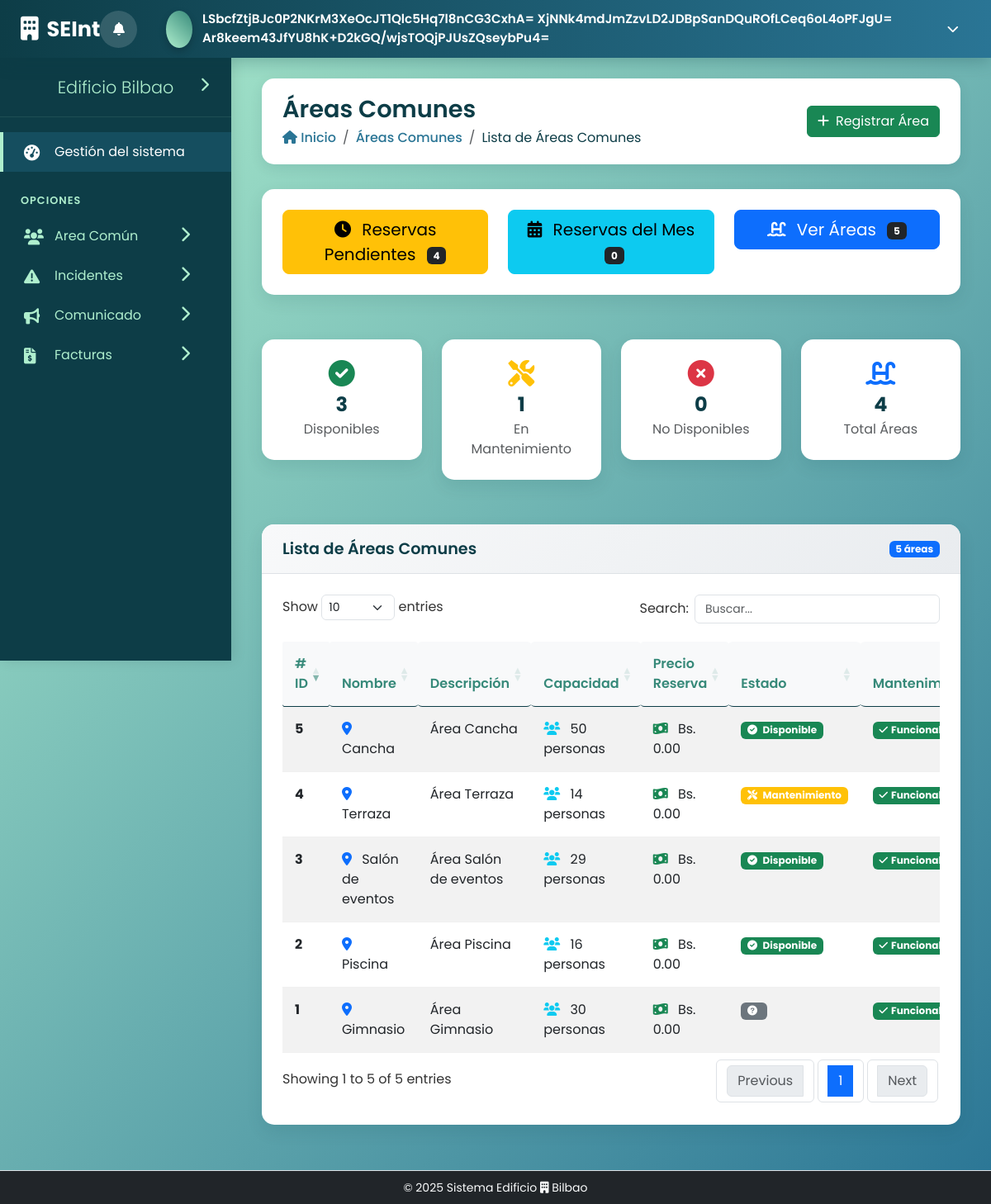
The app's page /public/controlador/AreaComunControlador.php (signed in), older data.
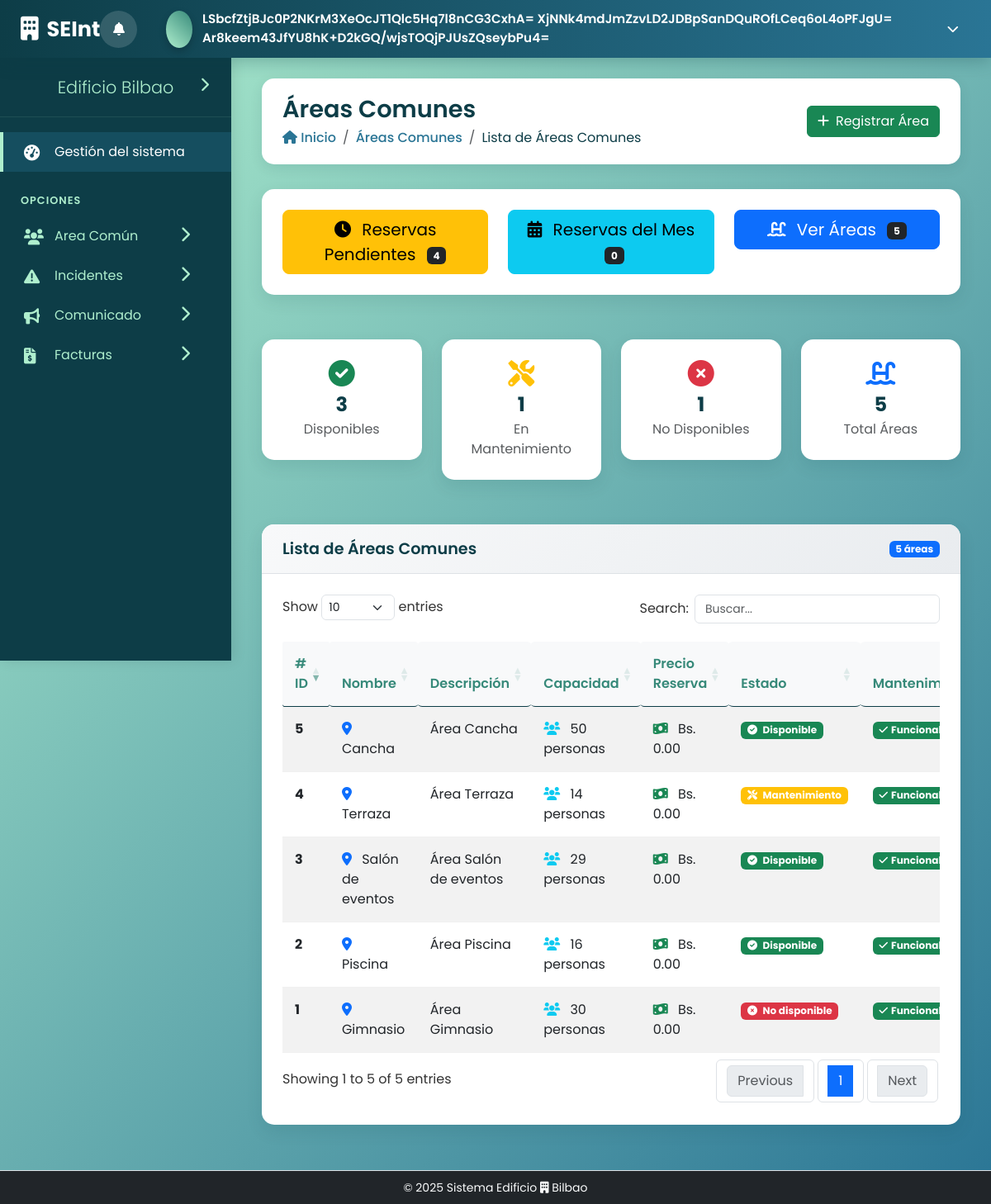
The same page, newer data.
### tables this page shows
CREATE TABLE area_comun (
                            id_area INT AUTO_INCREMENT PRIMARY KEY,
                            nombre VARCHAR(100) NOT NULL,
                            descripcion TEXT DEFAULT NULL,
                            capacidad INT DEFAULT NULL,
                            costo_reserva decimal(10,2) not null,
                            fecha_inicio_mantenimiento datetime default null,
                            fecha_fin_mantenimiento datetime default null,
                            estado ENUM('disponible', 'mantenimiento', 'no disponible','eliminado') DEFAULT 'disponible'
);

### public/modelo/AreaComunModelo.php (called while the page is built, shortened)
<?php
class AreaComunModelo
{
    private $db;
    private $table_name = "area_comun";
    public function __construct($db, $encryption_key = null)
    {
        $this->db = $db;
        $this->encryption_key = $encryption_key ?: '1A3F6C9E2B5D8A0C7E4F1A2B3C8D5E6F7A1B2C3D4E5F6A7B8C9D0E1F2A3B4C5D6';
    }
    public function listarAreas()
    {
        try {
            $sql = "SELECT * FROM $this->table_name WHERE estado != 'eliminado' ORDER BY nombre";
            $stmt = $this->db->prepare($sql);
            $stmt->execute();
            return $stmt->fetchAll(PDO::FETCH_ASSOC);
        } catch (Exception $e) {
            error_log("Error en listarAreas: " . $e->getMessage());
            return false;
        }
    }
}
?>

### public/vista/ListarAreasComunesVista.php (the view, shortened to what the rows shown need)
<?php include("../../includes/header.php");
?>
    <div class="page-header fade-in">
        <div class="page-title">
            <h1>Áreas Comunes</h1>
        </div>
    </div>
    <div class="row fade-in">
        <div class="col-12">
            <div class="content-box">
                <div class="content-box-body">
                    <?php if (empty($areascomunes)): ?>
                        <div class="text-center py-4">
                            <i class="fas fa-swimming-pool fa-3x text-muted mb-3"></i>
                            <p class="text-muted">No hay áreas comunes registradas</p>
                        </div>
                    <?php else: ?>
                        <div class="table-container">
                            <table id="tablaAreasComunes" class="table table-hover table-striped">
                                <thead>
                                <tr>
                                    <th># ID</th>
                                    <th>Nombre</th>
                                    <th>Descripción</th>
                                    <th>Capacidad</th>
                                    <th>Precio Reserva</th>
                                    <th>Estado</th>
                                    <th>Mantenimiento</th>
                                </tr>
                                </thead>
                                <tbody>
                                <?php foreach ($areascomunes as $area): ?>
                                    <tr>
                                        <td><strong><?php echo htmlspecialchars($area['id_area']); ?></strong></td>
                                        <td>
                                            <i class="fas fa-map-marker-alt text-primary me-2"></i>
                                            <?php echo htmlspecialchars($area['nombre']); ?>
                                        </td>
                                        <td>
                                            <?php echo htmlspecialchars($area['descripcion']); ?>
                                        </td>
                                        <td>
                                            <i class="fas fa-users text-info me-2"></i>
                                            <?php echo htmlspecialchars($area['capacidad']); ?> personas
                                        </td>
                                        <td>
                                            <i class="fas fa-money-bill-wave text-success me-2"></i>
                                            Bs. <?php echo number_format($area['costo_reserva'], 2); ?>
                                        </td>
                                        <td>
                                            <?php
                                            $badge_class = '';
                                            switch($area['estado']) {
                                                case 'disponible':
                                                    $badge_class = 'bg-success';
                                                    $icon = 'fa-check-circle';
                                                    break;
                                                case 'mantenimiento':
                                                    $badge_class = 'bg-warning';
                                                    $icon = 'fa-tools';
                                                    break;
                                                case 'no disponible':
                                                    $badge_class = 'bg-danger';
                                                    $icon = 'fa-times-circle';
                                                    break;
                                                default:
                                                    $badge_class = 'bg-secondary';
                                                    $icon = 'fa-question-circle';
                                            }
                                            ?>
                                            <span class="badge <?php echo $badge_class; ?>">
                                                <i class="fas <?php echo $icon; ?> me-1"></i>
                                                <?php echo ucfirst(htmlspecialchars($area['estado'])); ?>
                                            </span>
                                        </td>
                                        <td>
                                            <?php if ($area['fecha_inicio_mantenimiento'] && $area['fecha_fin_mantenimiento']): ?>
                                                <small class="text-muted">
                                                    <i class="fas fa-calendar-alt me-1"></i>
                                                    <?php echo date('d/m/Y', strtotime($area['fecha_inicio_mantenimiento'])); ?>
                                                    -
                                                    <?php echo date('d/m/Y', strtotime($area['fecha_fin_mantenimiento'])); ?>
                                                </small>
                                            <?php else: ?>
                                                <span class="badge bg-success">
                                                    <i class="fas fa-check me-1"></i>Funcional
                                                </span>
                                            <?php endif; ?>
                                        </td>
                                    </tr>
                                <?php endforeach; ?>
                                </tbody>
                            </table>
                        </div>
                    <?php endif; ?>
                </div>
            </div>
        </div>
    </div>
    <link rel="stylesheet" type="text/css" href="https://cdn.datatables.net/1.13.6/css/dataTables.bootstrap5.min.css">
    <link rel="stylesheet" type="text/css" href="https://cdn.datatables.net/responsive/2.5.0/css/responsive.bootstrap5.min.css">
<?php include("../../includes/footer.php"); ?>

Row changes from the older to the newer data that the page shows:
changed area_comun "Gimnasio": estado (not shown) → "No disponible"
Text that changed along with them:
$numeroNoDisponible: "0" → "1"
$numeroTotalArea: "4" → "5"
